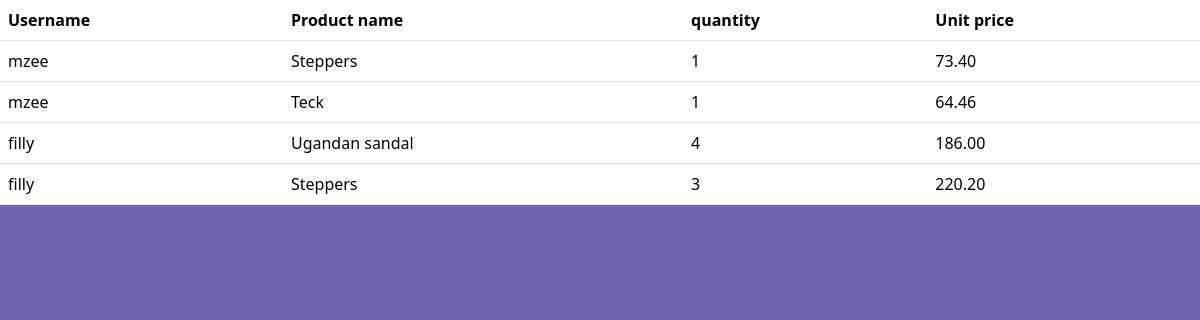
The app's page /users, older data.
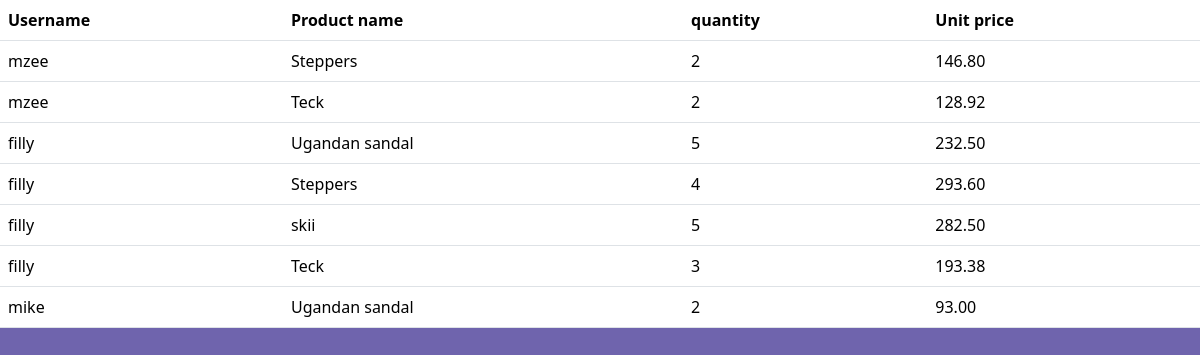
The same page, newer data.
### polls/models.py (models this page shows, shortened)
class CartItem(models.Model):
    user = models.ForeignKey(User, on_delete=models.CASCADE, blank=True)
    product = models.ForeignKey(Product, on_delete=models.CASCADE, blank=True, null=True)
    quantity = models.PositiveIntegerField(default=1)
    total_price = models.DecimalField(max_digits=10, decimal_places=2, blank=True, null=True)
    class Meta:
        verbose_name_plural = 'Cartitem'

class Product(models.Model):
    owner = models.ForeignKey(User, on_delete=models.CASCADE, blank=True, null=True)
    name = models.CharField(max_length=50)
    description = models.TextField(max_length=250, blank=True, null=True)
    price = models.DecimalField(default=0, decimal_places=2, max_digits=7)
    image = models.ImageField(upload_to='mystatic/img', blank=False)
    image2 = models.ImageField(upload_to='mystatic/img', blank=True)
    image3 = models.ImageField(upload_to='mystatic/img', blank=True)
    model=models.CharField(max_length=10, blank=True, null=True)
    specs =models.TextField(max_length=200, blank=True, null=True)
    category = models.ForeignKey(Category, on_delete=models.SET_NULL, null=True, related_name='products')
    def __str__(self):
        return self.name
    class Meta:
        verbose_name_plural = 'Product'

### polls/views.py (the view)
# urls.py: path('users', user_list, name='users'),
def user_list(request):
    users = User.objects.all()
    item = CartItem.objects.filter().order_by('user')
    return render(request, 'card-hover.html', {'users': users ,'item':item})

### polls/templates/card-hover.html (shortened to what this page needs)
<!DOCTYPE html>
<html lang="en">
<head>
  <link href="https://cdn.jsdelivr.net/npm/bootstrap@5.3.2/dist/css/bootstrap.min.css" rel="stylesheet">
</head>
</head>
<body style="background-color: #6f64ad;">
  <table class="table table-hover">
    <thead><tr>
    <th>Username</th>
    <th>Product name</th>
    <th>quantity</th>
    <th>Unit price</th>
  </tr>
  </thead>
    <tbody>
      {% for i in item %}
      <tr>
        <td>{{i.user}}</td>
        <td>{{i.product}}</td>
        <td>{{i.quantity}}</td>
        <td>{{i.total_price}}</td>
      </tr>
    </tbody>
  {% endfor %}</table>
</body>
</html>

Row changes from the older to the newer data that the page shows:
changed CartItem (number 1 of 7 on the later page): quantity "1" → "2"; total_price "73.40" → "146.80"
changed CartItem (number 2 of 7 on the later page): quantity "1" → "2"; total_price "64.46" → "128.92"
changed CartItem (number 3 of 7 on the later page): quantity "4" → "5"; total_price "186.00" → "232.50"
changed CartItem (number 4 of 7 on the later page): quantity "3" → "4"; total_price "220.20" → "293.60"
added CartItem: user "filly", product "skii", quantity "5", total_price "282.50"
added CartItem: user "filly", product "Teck", quantity "3", total_price "193.38"
added CartItem: user "mike", product "Ugandan sandal", quantity "2", total_price "93.00"
